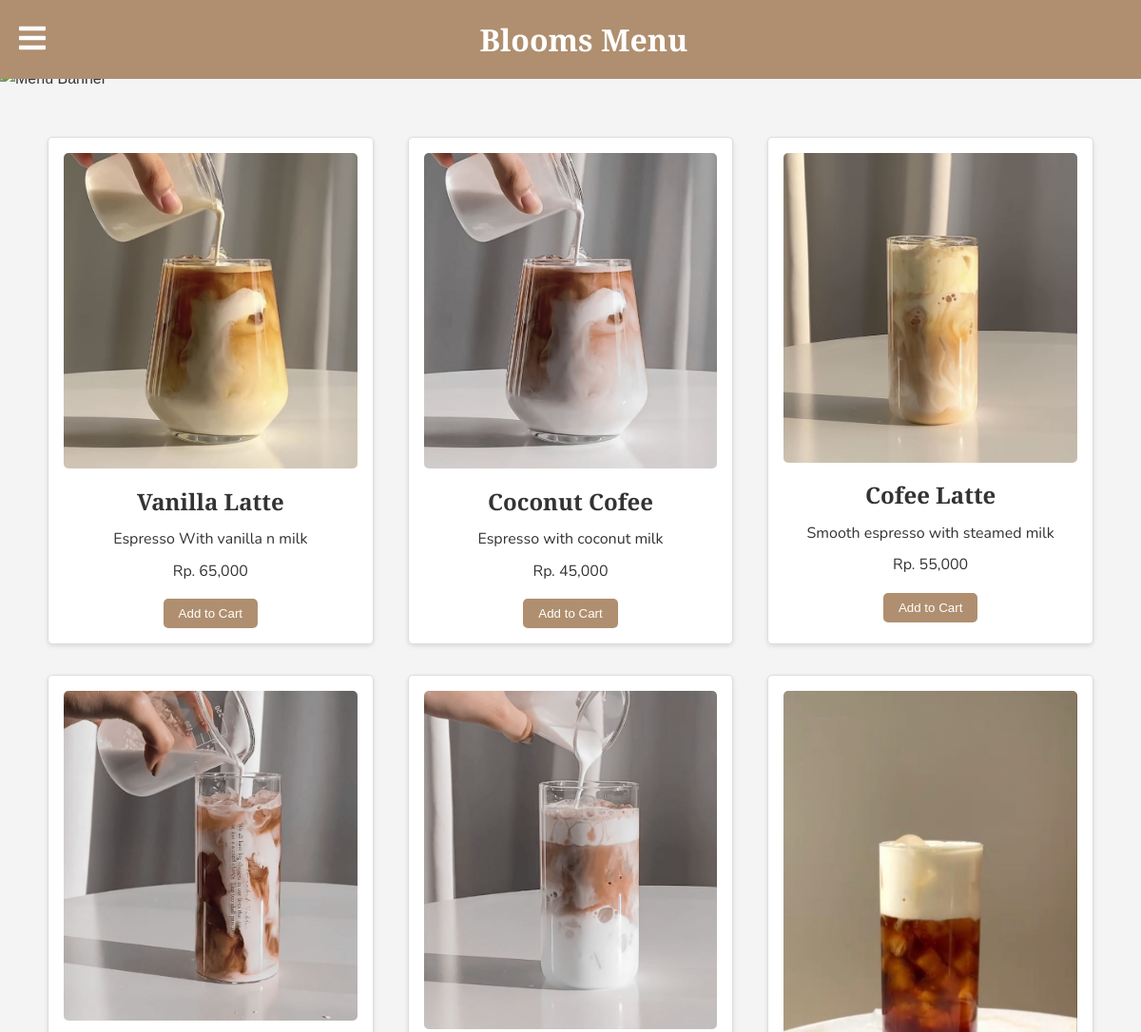
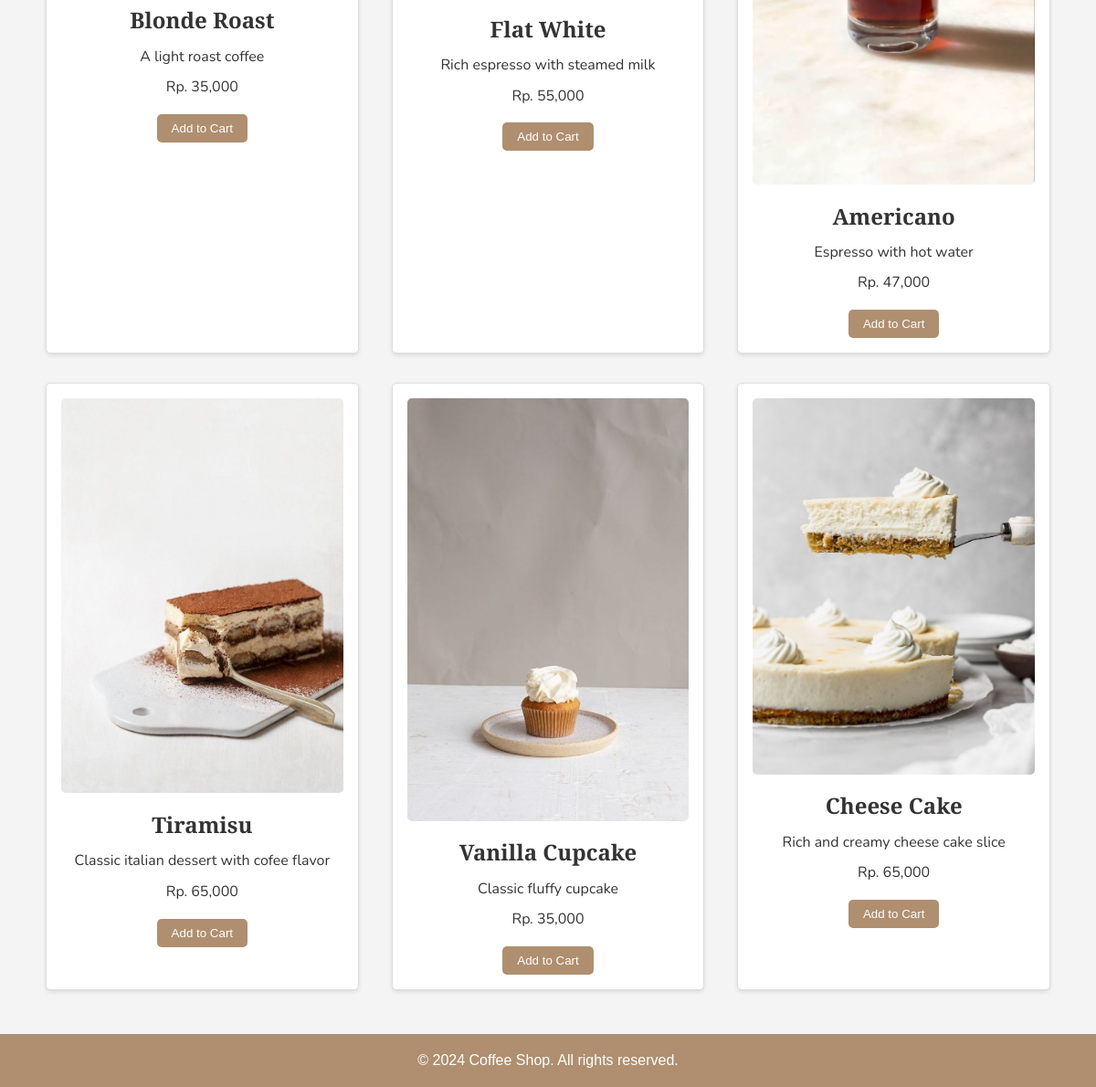
The page /menu.php (signed in) on the database its author committed (2 pictures, top to bottom).
### tables this page shows
CREATE TABLE `menu` (
  `id` int(11) NOT NULL,
  `nama_menu` varchar(100) NOT NULL,
  `harga` decimal(10,2) NOT NULL,
  `deskripsi` text DEFAULT NULL,
  `gambar` varchar(255) DEFAULT NULL
);

### menu.php (the view, shortened to what this page needs)
<?php
include 'db/config.php';
?>
<!DOCTYPE html>
<html lang="en">
<head>
    <link rel="stylesheet" href="https://cdnjs.cloudflare.com/ajax/libs/font-awesome/5.15.4/css/all.min.css">
</head>
<body>
    <header>
        <div class="header-content">
            <div class="menu-toggle" onclick="toggleSidebar()">
                <i class="fas fa-bars fa-2x"></i>
            </div>
            <h1>Blooms Menu</h1>
        </div>
    </header>
    <main>
        <section id="menu">
            <div class="menu-banner">
            </div>
            <div class="menu-items">
                <?php
                $sql = "SELECT * FROM menu";
                $result = mysqli_query($conn, $sql);
                if ($result && mysqli_num_rows($result) > 0) {
                    while ($row = mysqli_fetch_assoc($result)) {
                        echo '<div class="menu-item">';
                        echo '<img src="images/' . $row['gambar'] . '" alt="' . $row['gambar'] . '">';
                        echo '<h3>' . $row['nama_menu'] . '</h3>';
                        echo '<p>' . $row['deskripsi'] . '</p>';
                        echo '<p>Rp. ' . number_format($row['harga']) . '</p>';
                        if (isset($_SESSION['username'])) {
                            echo '<form action="cart.php" method="POST">';
                            echo '<input type="submit" value="Add to Cart">';
                            echo '</form>';
                        }
                        echo '</div>';
                    }
                } else {
                    echo "No menu items found.";
                }
                ?>
            </div>
        </section>
    </main>
    <footer>
        <p>&copy; 2024 Coffee Shop. All rights reserved.</p>
    </footer>
</body>
</html>

### menu.php (style rules this page uses)
* { margin: 0; padding: 0; box-sizing: border-box; }
html, body { height: 100%; font-family: Arial, sans-serif; background-color: #f4f4f4; color: #333; overflow-y: auto; }
body { line-height: 1.6; margin: 0; padding: 0; display: flex; flex-direction: column; }
header { background-color: #AF8F6F; color: #fff; padding: 1rem 0; display: flex; justify-content: space-between; align-items: center; position: fixed; top: 0; width: 100%; z-index: 10; flex-wrap: wrap; }
.header-content { display: flex; justify-content: space-between; align-items: center; width: 100%; padding: 0 20px; }
.header-content .menu-toggle { cursor: pointer; }
.header-content h1 { font-family: 'Merriweather', serif; margin: 0 auto; }
main { padding: 0; padding-top: 70px; }
.menu-items { display: flex; flex-wrap: wrap; justify-content: space-around; padding: 2rem; }
.menu-item { background-color: #fff; border: 1px solid #ddd; border-radius: 5px; box-shadow: 0 2px 5px rgba(0,0,0,0.1); margin: 1rem; padding: 1rem; text-align: center; width: calc(33% - 2rem); }
.menu-item img { max-width: 100%; height: auto; border-radius: 5px; }
.menu-item h3 { font-family: 'Merriweather', serif; font-size: 1.5rem; margin: 0.5rem 0; }
.menu-item p { font-family: 'Nunito', sans-serif; margin: 0.5rem 0; }
.menu-item form { margin-top: 1rem; }
.menu-item form input[type="submit"], .menu-item button { background-color: #AF8F6F; border: none; color: #fff; padding: 0.5rem 1rem; border-radius: 5px; cursor: pointer; transition: background-color 0.3s; }
footer { text-align: center; padding: 1rem; background-color: #AF8F6F; color: #fff; width: 100%; z-index: 10; }

### rows shown on the page
menu: gambar (picture), nama_menu "Vanilla Latte", deskripsi "Espresso With vanilla n milk", harga "65,000"
menu: gambar (picture), nama_menu "Coconut Cofee", deskripsi "Espresso with coconut milk", harga "45,000"
menu: gambar (picture), nama_menu "Cofee Latte", deskripsi "Smooth espresso with steamed milk", harga "55,000"
menu: gambar (picture), nama_menu "Blonde Roast", deskripsi "A light roast coffee", harga "35,000"
menu: gambar (picture), nama_menu "Flat White", deskripsi "Rich espresso with steamed milk", harga "55,000"
menu: gambar (picture), nama_menu "Americano", deskripsi "Espresso with hot water", harga "47,000"
menu: gambar (picture), nama_menu "Tiramisu", deskripsi "Classic italian dessert with cofee flavor", harga "65,000"
menu: gambar (picture), nama_menu "Vanilla Cupcake", deskripsi "Classic fluffy cupcake", harga "35,000"
menu: gambar (picture), nama_menu "Cheese Cake", deskripsi "Rich and creamy cheese cake slice", harga "65,000"
